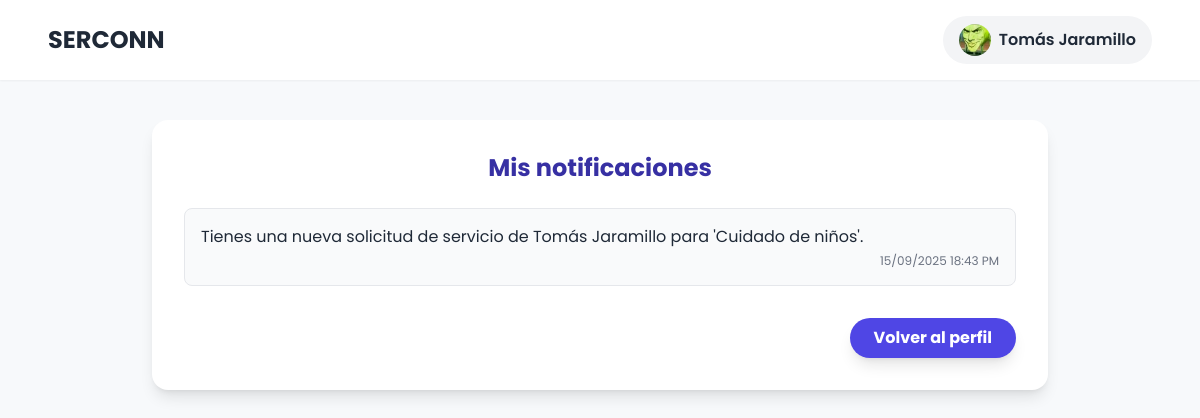
Before: /interactions/notifications/ (signed in) with the older database file.
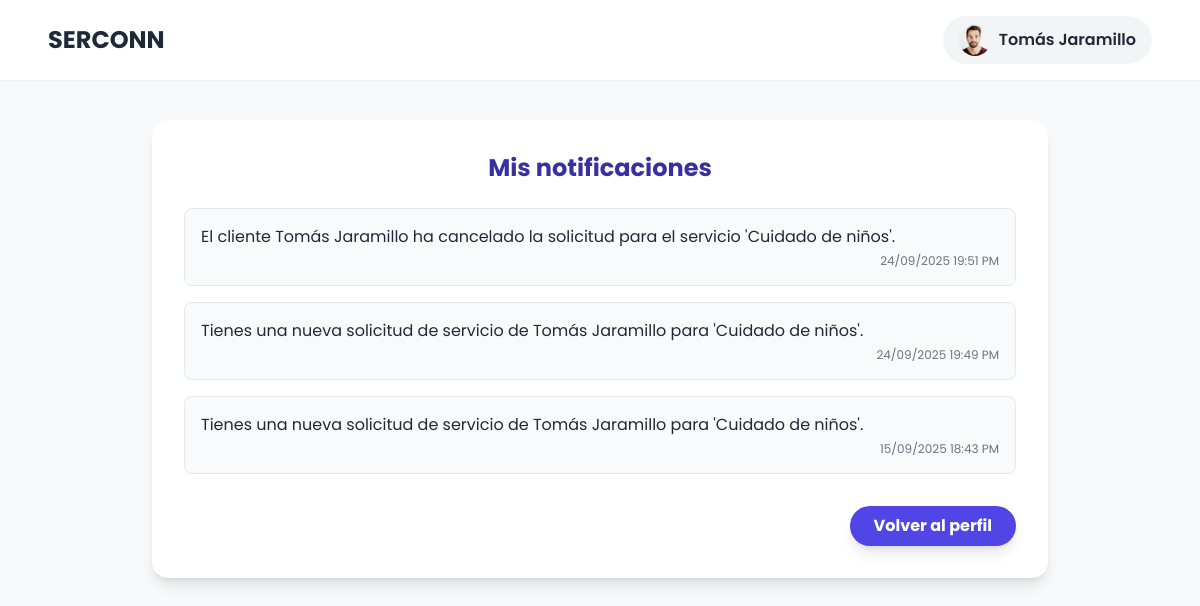
After: the same page with the newer database file.
### accounts/models.py (models this page shows, shortened)
class User(AbstractUser):
    @property
    def is_service_provider(self):
        return self.user_role == "service_provider"
    @property
    def is_service_seeker(self):
        return self.user_role == "service_seeker"
    username = None
    email = models.EmailField(unique=True)
    ROLE_CHOICES = (
        ('service_seeker', 'Cliente'),
        ('service_provider', 'Proveedor'),
    )
    user_role = models.CharField(max_length=20, choices=ROLE_CHOICES)
    CITY_CHOICES = (
        ('medellin', 'Medellin'),
        ('envigado', 'Envigado'),
        ('bello', 'Bello'),
        ('sabaneta', 'Sabaneta'),
        ('itagui', 'Itagui'),
        ('la_estrella', 'La Estrella'),
        ('caldas', 'Caldas'),
        ('copacabana', 'Copacabana'),
        ('girardota', 'Girardota'),
        ('barbosa', 'Barbosa'),
    )
    user_city = models.CharField(max_length=20, choices=CITY_CHOICES)
    VERIFICATION_CHOICES = (
        ('verificado', 'Verificado'),
        ('no_verificado', 'No Verificado'),
    )
    user_verification = models.CharField(max_length=20, choices=VERIFICATION_CHOICES, default='no_verificado')
    user_birthdate = models.DateField(blank=False, null= False)
    user_phone = models.CharField(max_length=20, blank=False, null=False)
    user_address = models.CharField(max_length=100, blank=False, null=False)
    user_picture = models.ImageField(upload_to='profiles/', blank=True, null=True)
    user_score = models.FloatField(default=5.0, blank=True, null=True)
    USERNAME_FIELD = "email"
    REQUIRED_FIELDS = []

### interactions/models.py (models this page shows, shortened)
class Notification(models.Model):
    recipient = models.ForeignKey(settings.AUTH_USER_MODEL, on_delete=models.CASCADE, related_name='notifications')
    booking = models.ForeignKey(Booking, on_delete=models.CASCADE, null=True, blank=True)
    message = models.CharField(max_length=255)
    is_read = models.BooleanField(default=False)
    created_at = models.DateTimeField(auto_now_add=True)
    class Meta:
        ordering = ['-created_at']

### interactions/views.py (the view)
# urls.py: path('notifications/', views.notification_list, name='notification_list'),
@login_required
def notification_list(request):
    notifications = request.user.notifications.all()
    notifications.update(is_read=True)
    return render(request, 'notifications.html', {'notifications': notifications})

### interactions/context_processors.py (called while the page is built)
def unread_notifications_count(request):
    if request.user.is_authenticated:
        count = Notification.objects.filter(recipient=request.user, is_read=False).count()
        return {'unread_notifications': count}
    return {'unread_notifications': 0}

### interactions/templates/notifications.html (shortened to what this page needs)
<!DOCTYPE html>
<html lang="es">
<head>
    <script src="https://cdn.tailwindcss.com"></script>
</head>
<body class="flex flex-col min-h-screen">
    <header class="bg-white shadow-sm py-4 px-6 md:px-12 flex justify-between items-center sticky top-0 z-50">
        {% if user.is_authenticated %}
            {% if user.is_service_provider %}
                <h1 class="text-2xl font-bold text-gray-800">
                    <a href="{% url 'profile' %}">SERCONN</a>
                </h1>
            {% else %}
                <h1 class="text-2xl font-bold text-gray-800">
                    <a href="{% url 'service_search' %}">SERCONN</a>
                </h1>
            {% endif %}
        {% else %}
            <h1 class="text-2xl font-bold text-gray-800">
                <a href="{% url 'login' %}">SERCONN</a>
            </h1>
        {% endif %}
        <nav>
            {% if user.is_authenticated %}
                <div class="relative">
                    <button id="profile-menu-btn" class="flex items-center gap-2 bg-gray-100 hover:bg-gray-200 text-gray-800 font-semibold py-2 px-4 rounded-full transition-colors duration-300">
                        {% if user.user_picture %}
                            <img src="{{ user.user_picture.url }}" alt="Perfil" class="w-8 h-8 rounded-full object-cover">
                        {% else %}
                            <span class="w-8 h-8 rounded-full bg-gray-300 flex items-center justify-center font-bold">{{ user.username|slice:":1" }}</span>
                        {% endif %}
                        {{ user.get_full_name|default:user.username }}
                    </button>
                </div>
            {% endif %}
        </nav>
    </header>
    <main class="flex-grow">
        <div class="form-container max-w-4xl mx-auto my-10 bg-white rounded-2xl shadow-lg p-8">
            <h1 class="text-2xl text-center font-bold text-indigo-800 mb-6">Mis notificaciones</h1>
            <div class="space-y-4">
                {% for notification in notifications %}
                    <div class="p-4 border rounded-lg {% if not notification.is_read %} bg-indigo-50 border-indigo-200 {% else %} bg-gray-50 {% endif %}">
                        <p class="text-gray-800">{{ notification.message }}</p>
                        <span class="text-xs text-gray-500 block text-right mt-1">{{ notification.created_at|date:"d/m/Y H:i A" }}</span>
                    </div>
                {% empty %}
                    <p class="text-center text-gray-500 py-8">No tienes notificaciones.</p>
                {% endfor %}
            </div>
            {% if user.is_service_provider %}
                <div class="flex justify-end mt-8">
                    <a href="{% url 'profile' %}" class="bg-indigo-600 hover:bg-indigo-700 text-white font-bold py-2 px-6 rounded-full shadow-lg">
                        Volver al perfil
                    </a>
                </div>
            {% endif %}
        </div>
    </main>
</body>
</html>

Changed rows visible on the page:
changed User "Tomás Jaramillo": user_picture: a different picture
added Notification: message "El cliente Tomás Jaramillo ha cancelado la solicitud para el servicio 'Cuidado de niños'.", created_at "24/09/2025 19:51 PM"
added Notification: message "Tienes una nueva solicitud de servicio de Tomás Jaramillo para 'Cuidado de niños'.", created_at "24/09/2025 19:49 PM"
